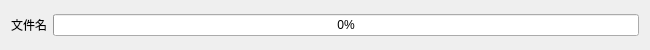
<?xml version="1.0" encoding="UTF-8"?>
<ui version="4.0">
 <class>filedataProgress</class>
 <widget class="QWidget" name="filedataProgress">
  <property name="geometry">
   <rect>
    <x>0</x>
    <y>0</y>
    <width>650</width>
    <height>50</height>
   </rect>
  </property>
  <property name="windowTitle">
   <string>Form</string>
  </property>
  <layout class="QHBoxLayout" name="horizontalLayout">
   <item>
    <widget class="QLabel" name="label">
     <property name="text">
      <string>文件名</string>
     </property>
    </widget>
   </item>
   <item>
    <widget class="QProgressBar" name="progressBar">
     <property name="value">
      <number>0</number>
     </property>
    </widget>
   </item>
  </layout>
 </widget>
 <resources/>
 <connections/>
</ui>
